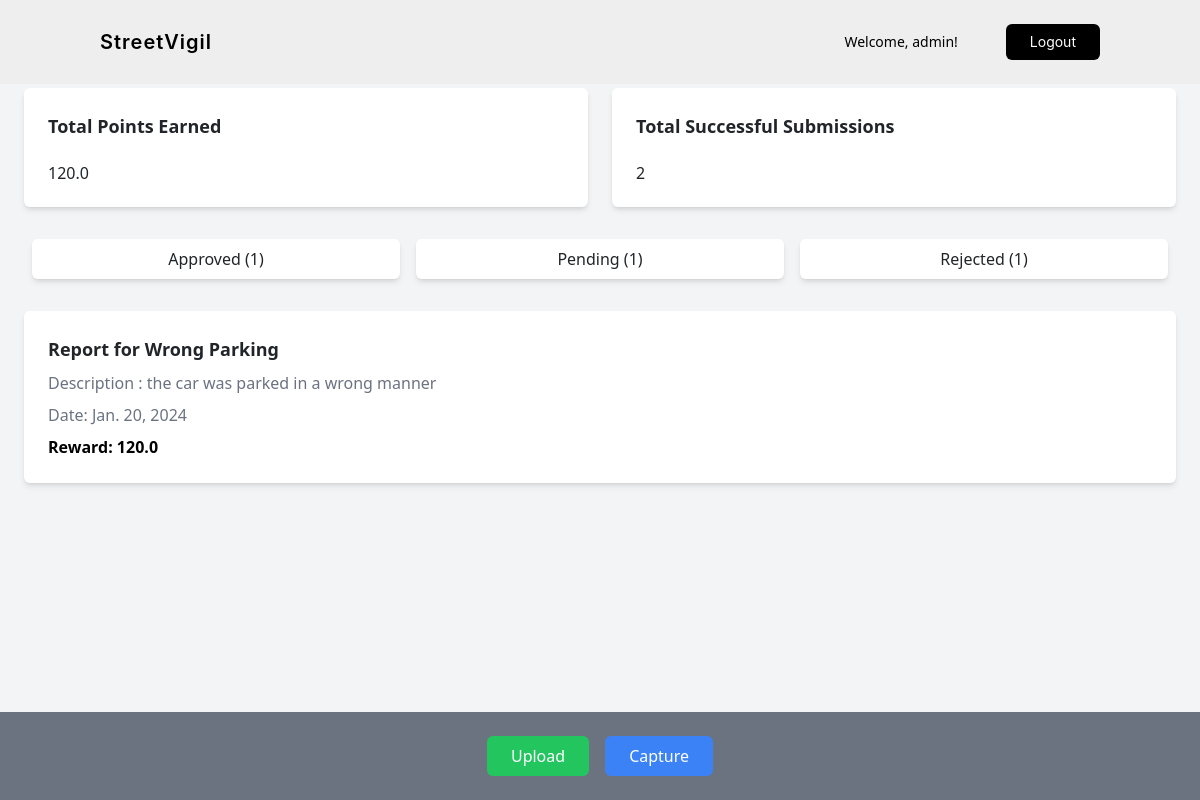
/streetvigil/ (signed in), run on the app's committed database.
### streetvigil/models.py (models this page shows, shortened)
class User(AbstractUser):
    points = models.IntegerField(default=0)

class CapturedImage(models.Model):
    image = models.ImageField(upload_to='captured_images/')
    category = models.CharField(max_length=200, blank =  True , null = True)
    description = models.TextField(default='No description provided')
    reported_by = models.ForeignKey(User, on_delete=models.CASCADE, null=True, blank=True)
    latitude = models.FloatField(null=True, blank=True)
    longitude = models.FloatField(null=True, blank=True)
    verified = models.BooleanField(default=False )
    status = models.CharField(max_length=4, default='P')
    rewards = models.FloatField(default=0)
    created_at = models.DateTimeField(default=timezone.now)
    class Meta:
        ordering = ['-created_at']

### streetvigil/views.py (the view, shortened to what this page needs)
# urls.py: path('', index, name='index'),
def index(request):
    context = {}
    if request.user.is_authenticated:
        user_reports = CapturedImage.objects.filter(reported_by=request.user)
        pending = user_reports.filter(status='P')
        approved = user_reports.filter(status='A')
        rejected = user_reports.filter(status='R')
        total_rewards = approved.aggregate(Sum('rewards'))['rewards__sum']
        total_rewards = total_rewards if total_rewards is not None else 0
        total_submissions = approved.count() + rejected.count()
        context = {
            'total_rewards': total_rewards,
            'total_submissions': total_submissions,
            'pending_no': pending.count(),
            'approved_no': approved.count(),
            'rejected_no': rejected.count(),
            'pending': pending,
            'approved': approved,
            'rejected': rejected
        }
    return render(request, 'index.html', context)

### streetvigil/templates/index.html (shortened to what this page needs)
{% extends "base.html" %}
{% block body %}
    <div class=" mx-auto mt-16 p-4">
        {% if user.is_authenticated %}
        <div class="grid grid-cols-1 md:grid-cols-2 gap-4">
            <div class="bg-white p-4 rounded-md shadow-md">
                <h2 class="text-lg font-semibold mb-4">Total Points Earned</h2>
                <h2>{{ total_rewards }}</h2>
            </div>
            <div class="bg-white p-4 rounded-md shadow-md">
                <h2 class="text-lg font-semibold mb-4">Total Successful Submissions</h2>
                <h2>{{ total_submissions }}</h2>
            </div>
        </div>
        <div class="flex justify-center mt-8">
            <button onclick="filterReports('approved')" class="bg-white py-2 px-6 rounded-md mx-2 w-full shadow-md">Approved  ({{approved_no}}) </button>
            <button onclick="filterReports('pending')" class="bg-white py-2 px-6 rounded-md mx-2 w-full shadow-md">Pending ({{pending_no}})</button>
            <button onclick="filterReports('rejected')" class="bg-white py-2 px-6 rounded-md mx-2 w-full shadow-md">Rejected  ({{rejected_no}})</button>
        </div>
        <div id="filteredReports" class="mt-8">
            {% for report in approved %}
            <div class="bg-white p-4 mb-4 rounded-md shadow-md">
                <h2 class="text-lg font-semibold mb-2">Report for {{ report.category }}</h2>
                <p class="text-gray-500 mb-2">Description : {{ report.description }}</p>
                <p class="text-gray-500 mb-2">Date: {{ report.created_at.date }}</p>
                <p class="text-black font-bold">Reward: {{ report.rewards }}</p>
            </div>
            {% endfor %}
        </div>
        {% endif %}
    </div>
    <footer class="bg-gray-500 p-4 text-white fixed bottom-0 w-full z-10">
        <div class="container mx-auto flex justify-center">
            <a href="{% url 'upload' %}">
                <button class="bg-green-500 text-white py-2 px-6 rounded-md mx-2">Upload</button>
            </a>
            <a href="{% url 'capture' %}">
                <button class="bg-blue-500 text-white py-2 px-6 rounded-md mx-2">Capture</button>
            </a>
        </div>
    </footer>
{% endblock %}

### streetvigil/templates/base.html (shortened to what this page needs)
{% load static tailwind_tags %}
<!DOCTYPE html>
<html lang="en">
	<head>
		<link href="https://cdn.jsdelivr.net/npm/bootstrap@5.3.2/dist/css/bootstrap.min.css" rel="stylesheet">
		{% tailwind_css %}
	</head>
	<body class="bg-gray-100 font-serif leading-normal tracking-normal">
		<nav class="bg-[#eee] px-4 py-6  text-white fixed top-0 w-full z-10">
			<div class="container mx-auto flex justify-between items-center">
			<div>
				<span class="text-xl font-semibold font-Inter tracking-wider text-black"><a href="/streetvigil">StreetVigil</a></span>
			</div>
				<div class="flex justify-center items-center space-x-4">
					{% if user.is_authenticated %}
						<div class="flex gap-5 items-center">
							<span class=" text-black text-sm">Welcome, {{ user.username }}!</span>
							<form action="{% url 'logout' %}" method="post">
								<button type="submit" class="text-sm bg-black hover:bg-gray-700 px-4 py-2 rounded-md font-Inter">Logout</button>
							</form>
						</div>
					{% endif %}
				</div>
			</div>
		</nav>
		{% block body %} {% endblock %}
	</body>
</html>

### data on the page
User: username "admin"
CapturedImage: category "Wrong Parking", description "the car was parked in a wrong manner", created_at "Jan. 20, 2024", rewards "120.0"

### other printed values
{{ total_rewards }} "120.0"
{{ total_submissions }} "2"
{{ approved_no }} "1"
{{ pending_no }} "1"
{{ rejected_no }} "1"
